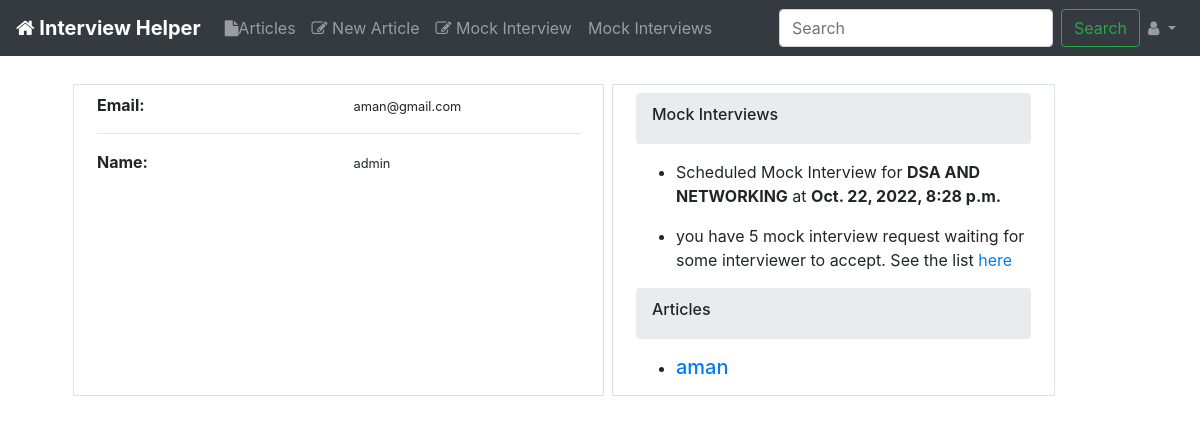
/accounts/aman@gmail.com/ (signed in), run on an earlier commit of the app's database.
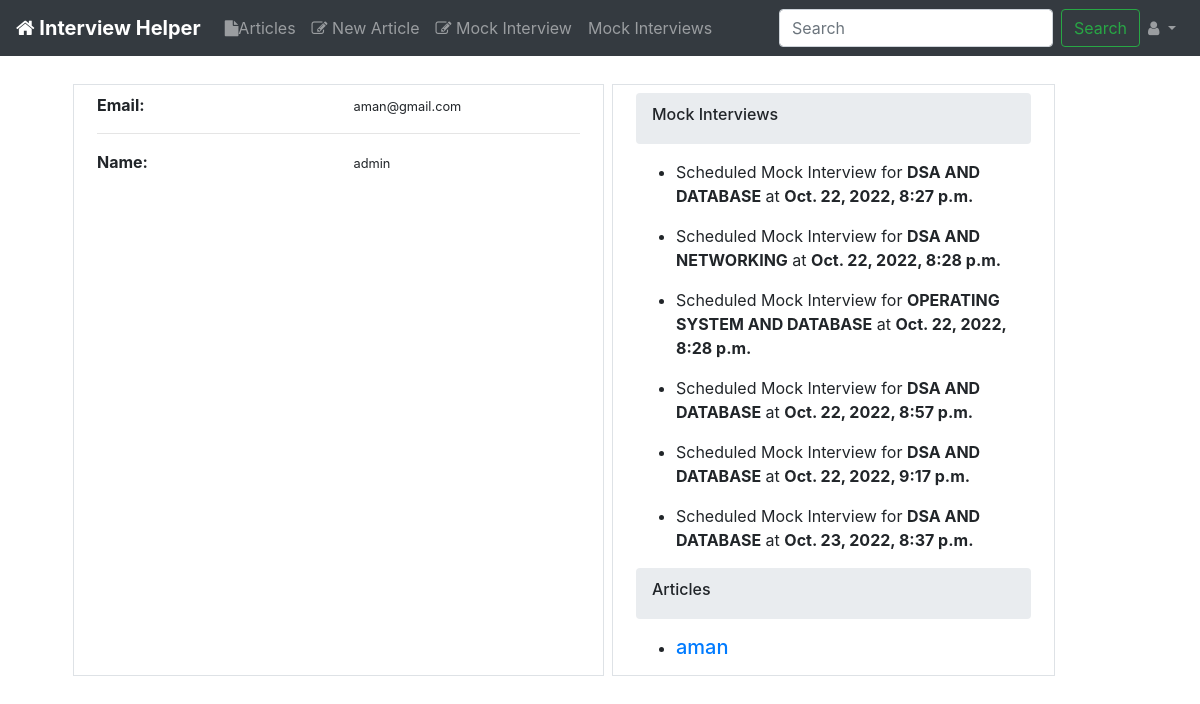
And on a later commit of the database.
### meetings/models.py (models this page shows)
class Meet(models.Model):
    attendee = models.ForeignKey(CustomUser,on_delete=models.CASCADE,default=None)
    type_of_meet = models.CharField(max_length=10, choices=VAR_CATEGORIES)
    linkedin_profile = models.CharField(max_length=200, default="")
    resume_link = models.CharField(max_length=200, default="")
    accepted = models.BooleanField(default=False)
    addition_time = models.DateTimeField(auto_now_add=True)
    @property
    def type_of_meeting(self):
        return self.get_type_of_meet_display()

### articles/models.py (models this page shows, shortened)
class Article(models.Model):
    title = models.CharField(max_length=100)
    slug = models.SlugField()
    text = models.TextField()
    date = models.DateTimeField(auto_now_add=True)
    author = models.ForeignKey(CustomUser,on_delete=models.CASCADE,default=None)
    def get_absolute_url(self):
        return reverse("articles:details", kwargs={"slug":  self.slug})

### accounts/views.py (the view)
# urls.py: url(r'^(?P<email>[\w.@+-]+)/$', views.profile_views, name = 'profile'),
@login_required(login_url = "accounts:login")
def profile_views(request, email):
    user = CustomUser.objects.get(email=email)
    articles = Article.objects.filter(author=user).order_by('date')
    accepted_meetings = Meet.objects.filter(attendee=user, accepted=True)
    non_accepted_meetings = Meet.objects.filter(attendee=user, accepted=False)
    return render(request, "accounts/profile.html",
            {
                'profile': user,
                'articles': articles,
                'accepted_meetings': accepted_meetings,
                "non_accepted_meetings_count": len(non_accepted_meetings)
            }
    )

### templates/accounts/profile.html (shortened to what this page needs)
{% extends 'base_layout.html' %}
{% load humanize %}
{% block content %}
<div class="row m-4">
  <div class="col-md-6 col-12 border m-1">
    <div class="content  m-2">
        <ul class="list-unstyled">
        <li >
          <div class="row">
            <div class="col-6"><strong>Email:</strong></div>
            <div class="col-6 ">
              <small>{{profile.email}}</small>
            </div>
          </div>
        </li>
        <hr>
        <li>
          <div class="row">
            <div class="col-6"><strong>Name:</strong></div>
            <div class="col-6 ">
              <small>{{profile.name}}</small>
            </div>
          </div>
        </li>
      </ul>
    </div>
  </div>
  <div class="col-md-5 col-12 border m-1">
    <div class="content m-2">
      <div class="breadcrumb">
        <h6>Mock Interviews</h6>
      </div>
      <ul class="">
        {% for meeting in accepted_meetings %}
        <li>
          <p>Scheduled Mock Interview for <b>{{meeting.type_of_meeting}}</b> at <b>{{meeting.addition_time}}</b></p>
        </li>
        {% endfor %}
        {% if non_accepted_meetings_count > 0 %}
        <li><p>you have {{non_accepted_meetings_count}} mock interview request waiting for some interviewer to accept. See the list <a href="{% url 'meetings:listrequestmeet' %}">here</a></p></li>
        {% endif %}
      </ul>
      <div class="breadcrumb">
        <h6>Articles</h6>
      </div>
      <ul class="">
        {% for article in articles %}
        <li>
          <a href="{{article.get_absolute_url}}"><h5>{{article.title|truncatechars:50}}</h5></a>
        </li>
        {% endfor %}
      </ul>
    </div>
  </div>
</div>
{% endblock %}

What changed in the data, as far as the page shows it:
now on this page (row edited): Meet: type_of_meeting "DSA AND DATABASE", addition_time "Oct. 22, 2022, 8:27 p.m."
now on this page (row edited): Meet: type_of_meeting "OPERATING SYSTEM AND DATABASE", addition_time "Oct. 22, 2022, 8:28 p.m."
now on this page (row edited): Meet: type_of_meeting "DSA AND DATABASE", addition_time "Oct. 22, 2022, 8:57 p.m."
now on this page (row edited): Meet: type_of_meeting "DSA AND DATABASE", addition_time "Oct. 22, 2022, 9:17 p.m."
now on this page (row edited): Meet: type_of_meeting "DSA AND DATABASE", addition_time "Oct. 23, 2022, 8:37 p.m."
Also different on the page:
{{ non_accepted_meetings_count }}: "5" → (not shown)
text no longer shown: "you have mock interview request waiting for some interviewer to accept. See the list here"
